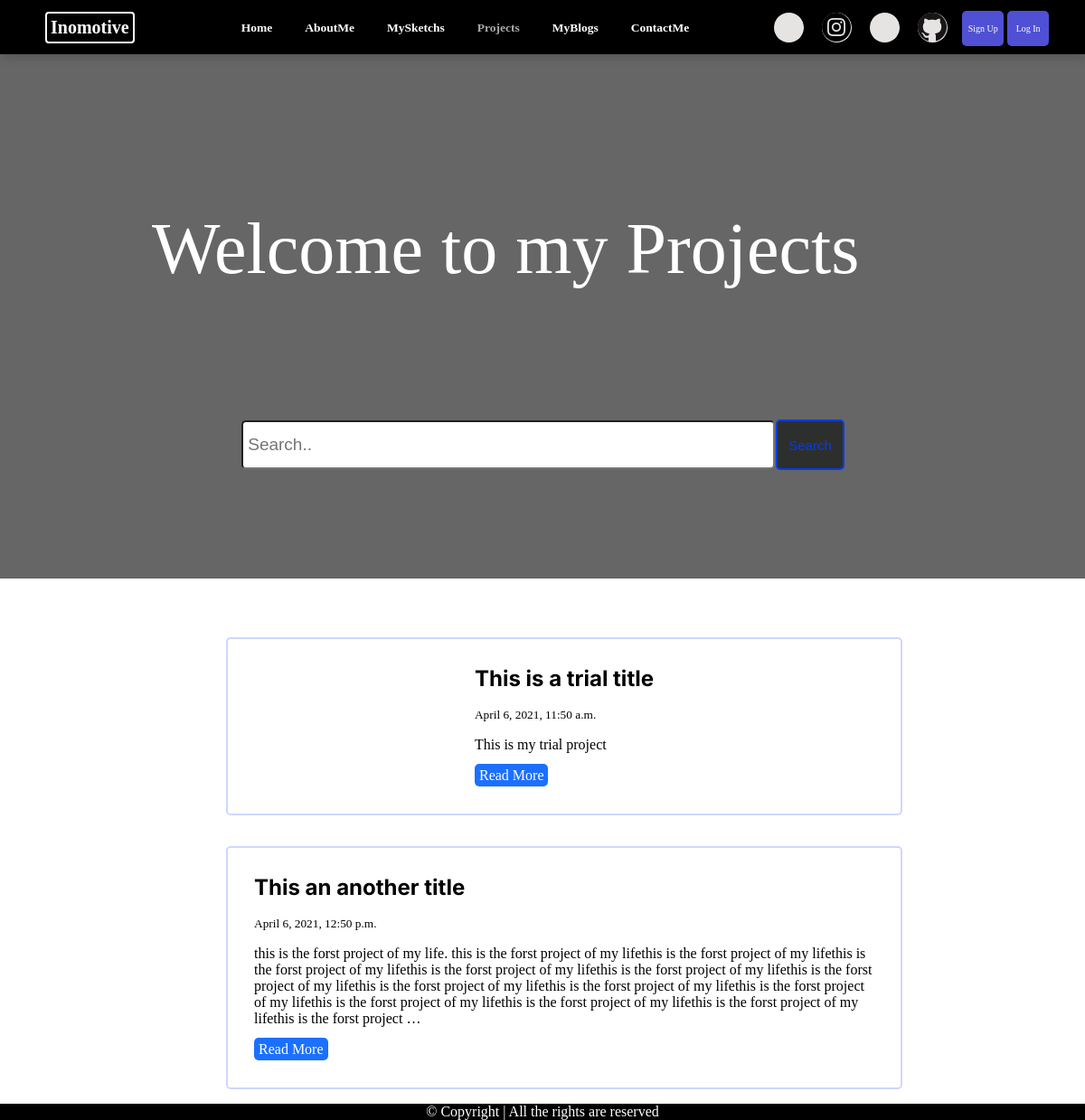
/projects/, run on the app's committed database.
### projects/models.py (models this page shows, shortened)
class Project(models.Model):
    sno = models.AutoField(primary_key=True)
    title = models.CharField(max_length=255)
    content = models.TextField(blank=True, null=True)
    slug = models.CharField(max_length=130)
    timeStamp = models.DateTimeField(blank=True)

### projects/views.py (the view)
# urls.py: path('', views.projecthome, name='projecthome'),
def projecthome(request):
    allprojects = Project.objects.all()
    context = {'allprojects': allprojects}
    return render(request, 'project/projecthome.html', context)

### templates/project/projecthome.html (shortened to what this page needs)
{% extends 'base.html' %}
{% block body %}
{% load static %}
<link rel="stylesheet" type="text/css" href="{% static 'css/projecthome.css' %}">
<body>
      <div class="aiimg"> </div>
      <div class="text">
        <p>Welcome to my Projects</p>
      </div>
<form action="{% url 'projectsearch' %}" method="get" class="search">
  <input type="text" name="queries" id="search" placeholder="Search..">
  <button type="submit" class="olo">Search</button>
  </form>
<div class="all">
{% for project in allprojects %}
      <div class="card">
          <div class="col-2">
            <div class="card-body" styles={{styles}}>
              <h1 class="card-title"> <a href="/projects/{{project.slug}}">{{project.title}}</a> </h1>
              <p class="card-text"><small class="text-muted">{{project.timeStamp}}</small></p>
              <p class="card-text"><span>{{project.content|safe|truncatechars:500}}</span></p>
              <a href="/projects/{{project.slug}}"  class="read">Read More</a>
            </div>
          </div>
      </div>
      {% endfor %}
      <div class="contact2">
        <div class="copyright">
            &copy; Copyright | All the rights are reserved
        </div>
    </div>
</body>
{% endblock body %}

### static/css/projecthome.css (style rules this page uses)
.search { display: flex; justify-content: center; top: 440px; position: relative; }
#search { width: 50%; height: 40px; padding: 5px; border-radius: 5px; font-size: 19px; }
.olo { padding: 7px 12px; background-color: #2d2f2c; border-radius: 5px; font-size: 15px; border: 2px solid #073ce7; color: #073ce7; margin: 4px 3px 4px -3px; }
.aiimg { background-color: #000000; height: 650px; width: 100%; position: absolute; opacity: 0.6; }
.text { position: absolute; display: block; left: 12%; color: #ffffff; top: 150px; }
.text p { display: flex; font-size: 100px; font-family: 'Baloo Da 2', cursive; text-align: center; }
.card { display: flex; height: auto; justify-content: center; border-radius: 5px; width: 62%; margin: 20px 0px 29px 281px; margin-bottom: 34px; border: 2px solid #ced7ff; }
.card-body { padding-bottom:24px; }
.all { display: block; position: absolute; top: 740px; }
.copyright { text-align: center; font-size: 16px; }
.contact2 { color: white; background-color: black; text-align: center; font-size: 25px; position: fixed; bottom: 0; width: 100%; }
.read { background-color: #1b70ff; padding: 4px 5px; border-radius: 5px; color: white; }
.col-2 { padding:9px 29px; }
.card-title { font-family: 'Inter', sans-serif; margin-bottom: 0px; }
.card-title a { color: black; }
@media only screen and (min-width:1100px) and (max-width:1280px) { .text { left:14%; } }
@media only screen and (min-width:1100px) and (max-width:1280px) { .text p { font-size: 80px; } }
@media only screen and (min-width:1100px) and (max-width:1280px) { .aiimg { height: 580px; } }
@media only screen and (min-width:1100px) and (max-width:1280px) { .all { top:685px; } }
@media only screen and (min-width:1100px) and (max-width:1280px) { #search { width:48%; } }
@media only screen and (min-width:1100px) and (max-width:1280px) { .search { top:400px; } }
@media only screen and (min-width:1100px) and (max-width:1280px) { .card { margin-left:250px; } }

### data on the page
Project: title "This is a trial title", timeStamp "April 6, 2021, 11:50 a.m.", content "This is my trial project"
Project: title "This an another title", timeStamp "April 6, 2021, 12:50 p.m.", content "this is the forst project of my life. this is the forst project of my lifethis is the forst project of my lifethis is the forst project of my lifethis is the forst project of my lifethis is the forst project of my lifethis is the forst project of my lifethis is the forst project of my lifethis is the forst project of my lifethis is the forst project of my lifethis is the forst project of my lifethis is the forst project of my lifethis is the forst project of my lifethis is the forst project …"
